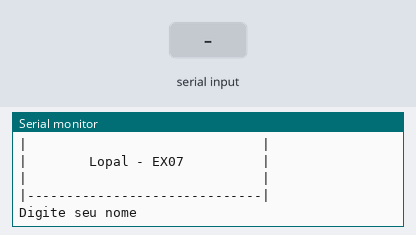
The sketch below on a simulated Arduino Uno, built with avr-gcc and run on an emulated ATmega328P. Shown: the last lines printed to the serial monitor. The test bench sets the inputs (shaded band).

Above: at 1.2 s.
1.3 s: "90,45\n" received over Serial
At 3.5 s:
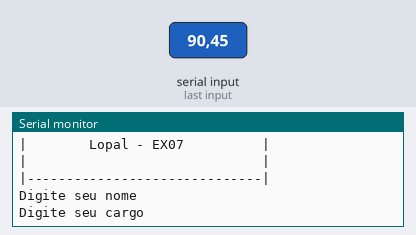
3.8 s: "30,150\n" received over Serial
At 5.7 s:
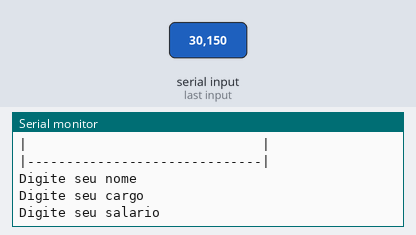
6.3 s: "5\n" received over Serial
At 7.8 s:
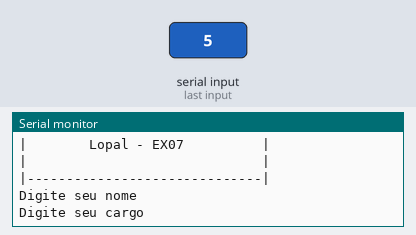

The sketch:

salario1.ino
```cpp
// Faça um programa que receba o nome, cargo e salário de um funcionário. Calcule o
//salário acrescido de 10%. Ao final exiba o nome, o cargo e o novo salário desse funcionário.

//Variaveis
String nome = "";
String cargo = "";
float salario = 0;
void setup()
{
 Serial.begin(9600);
}

void loop()
{
  Serial.println("|------------------------------|");
  Serial.println("|                              |");
  Serial.println("|        Lopal - EX07          |");
  Serial.println("|                              |");
  Serial.println("|------------------------------|");

 Serial.println();
 Serial.println();
  //entrada
  Serial.println("Digite seu nome");
  while( ! Serial.available() ){}//Aguarda o usuário digitar (para loop)
  nome = Serial.readString(); // le o texto digitado pelo usuario
  nome.trim();

  Serial.println("Digite seu cargo");
  while( ! Serial.available() ){}//Aguarda o usuário digitar (para loop)
  cargo = Serial.readString(); // le o texto digitado pelo usuario
  nome.trim();

  Serial.println("Digite seu salario");
  while( ! Serial.available() ){}//Aguarda o usuário digitar (para loop)
  salario = Serial.parseFloat();
  //processamento
   salario = salario * 1.10;

  //saída
   Serial.println();//pula uma linha
   Serial.println("nome: " + nome );
   Serial.println("Seu novo salario e: " + String(salario) );
}
```

Measured:
- after the input at 1.3 s, the serial monitor: prints a new line after 1.0 s (image 1)
- after the input at 3.8 s, the serial monitor: prints a new line after 1.0 s (image 2)
- after the input at 6.3 s, the serial monitor: prints a new line at once (image 3)
